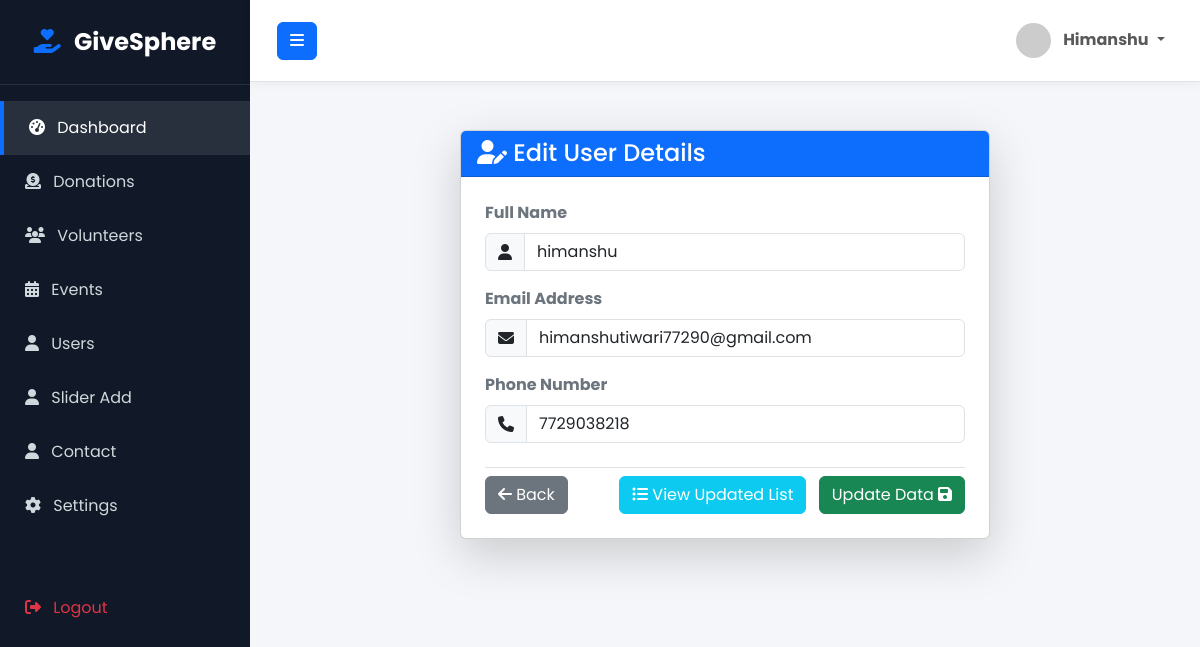
The page /ad/user-edit.php?id=3 (signed in) on the database its author committed.
### tables this page shows
CREATE TABLE `users` (
  `id` int(20) NOT NULL,
  `fullname` varchar(299) NOT NULL,
  `email` varchar(200) NOT NULL,
  `phone` varchar(100) NOT NULL,
  `image` text DEFAULT NULL,
  `address` text DEFAULT NULL,
  `password` varchar(200) NOT NULL,
  `cpass` varchar(200) NOT NULL,
  `role` varchar(20) NOT NULL DEFAULT 'admin' COMMENT 'user,admin',
  `timestamp` timestamp NOT NULL DEFAULT current_timestamp()
);

### ad/user-edit.php (the view, shortened to what this page needs)
<!DOCTYPE html>
<html lang="en">
<head>
    <link href="https://cdn.jsdelivr.net/npm/bootstrap@5.3.0/dist/css/bootstrap.min.css" rel="stylesheet">
    <link rel="stylesheet" href="https://cdnjs.cloudflare.com/ajax/libs/font-awesome/6.4.0/css/all.min.css">
   <link rel="stylesheet" href="style.css">
</head>
<body>
<?php
include 'layoutad/sidebar.php';
$fullname = "";
$email = "";
$phone = "";
if (isset($_GET['id'])) {
    $user_id = mysqli_real_escape_string($con, $_GET['id']);
    $sql = "SELECT * FROM users WHERE id='$user_id'";
    $result = mysqli_query($con, $sql);
    if (mysqli_num_rows($result) > 0) {
        $row = mysqli_fetch_assoc($result);
        $fullname = $row['fullname'];
        $email = $row['email'];
        $phone = $row['phone'];
    } else {
        $msg = "User not found!";
        $msg_type = "alert-danger";
    }
}
?>
<div class="container mt-5 mb-5">
    <div class="row justify-content-center">
        <div class="col-md-7">
            <div class="card shadow-lg">
                <div class="card-header bg-primary text-white">
                    <h4 class="mb-0"><i class="fas fa-user-edit"></i> Edit User Details</h4>
                </div>
                <div class="card-body p-4">
                    <form action="" method="POST">
                        <div class="mb-3">
                            <label class="form-label fw-bold text-secondary">Full Name</label>
                            <div class="input-group">
                                <span class="input-group-text bg-light"><i class="fas fa-user"></i></span>
                                <input type="text" name="fullname" value="<?= $fullname; ?>" class="form-control" required>
                            </div>
                        </div>
                        <div class="mb-3">
                            <label class="form-label fw-bold text-secondary">Email Address</label>
                            <div class="input-group">
                                <span class="input-group-text bg-light"><i class="fas fa-envelope"></i></span>
                                <input type="email" name="email" value="<?= $email; ?>" class="form-control" required>
                            </div>
                        </div>
                        <div class="mb-3">
                            <label class="form-label fw-bold text-secondary">Phone Number</label>
                            <div class="input-group">
                                <span class="input-group-text bg-light"><i class="fas fa-phone"></i></span>
                                <input type="text" name="phone" value="<?= $phone; ?>" class="form-control" required>
                            </div>
                        </div>
                        <div class="d-flex justify-content-between align-items-center mt-4 pt-2 border-top">
                            <a href="users.php" class="btn btn-secondary">
                                <i class="fas fa-arrow-left"></i> Back
                            </a>
                            <div>
                                <a href="users.php" class="btn btn-info text-white me-2">
                                    <i class="fas fa-list-ul"></i> View Updated List
                                </a>
                                <button type="submit" name="update_btn" class="btn btn-success">
                                    Update Data <i class="fas fa-save"></i>
                                </button>
                            </div>
                        </div>
                    </form>
                </div>
            </div>
        </div>
    </div>
</div>
</body>
</html>

### ad/style.css (style rules this page uses)
:root { --primary-color: #0d6efd; --secondary-color: #984caf; --bg-color: #f4f6f9; --sidebar-width: 250px; --sidebar-bg: #111827; --text-light: #cfd8dc; }
body { font-family: 'Poppins', sans-serif; background-color: var(--bg-color); overflow-x: hidden; margin: 0; padding: 0; }

### rows shown on the page
users: fullname "himanshu", email "himanshutiwari77290@gmail.com", phone "7729038218"
